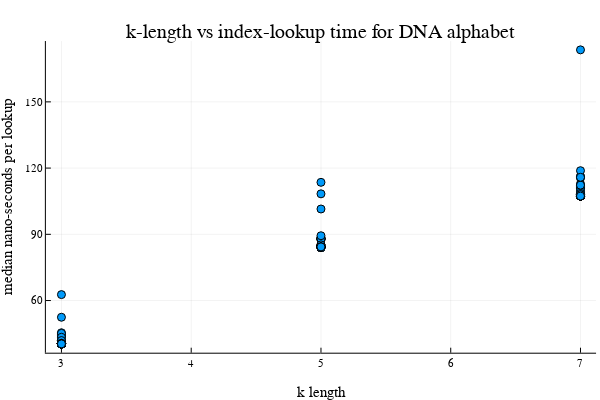

This figure's notebook cell:
### Code cell
xs = []
ys = []
subsampling_size = 100
for (k, result) in zip(ks, results)
    for time in rand(result.times, subsampling_size)
        push!(xs, k)
        push!(ys, time)
    end
end

StatsPlots.scatter(
    xs,
    ys,
    title = "k-length vs index-lookup time for DNA alphabet",
    ylabel="median nano-seconds per lookup",
    xlabel="k length",
    legend=false
)

### Figure 1 — Plotly figure (JSON) as saved in the notebook; plotly's stock layout.template omitted (floating-point values rounded to 4 significant figures; data arrays with more than 128 entries replaced by an {"elided": "..."} marker saying what was removed)
{"data": [{"colorbar": {"title": ""}, "legendgroup": "y1", "marker": {"color": "rgba(0, 154, 250, 1.000)", "line": {"color": "rgba(0, 0, 0, 1.000)", "width": 1}, "size": 8, "symbol": "circle"}, "mode": "markers", "name": "y1", "showlegend": true, "type": "scatter", "x": {"elided": "300 int values"}, "xaxis": "x", "y": {"elided": "300 float values"}, "yaxis": "y", "zmax": null, "zmin": null}], "layout": {"annotations": [{"font": {"color": "rgba(0, 0, 0, 1.000)", "family": "sans-serif", "size": 20}, "rotation": 0, "showarrow": false, "text": "k-length vs index-lookup time for DNA alphabet", "x": 0.535, "xanchor": "center", "xref": "paper", "y": 1, "yanchor": "top", "yref": "paper"}], "height": 400, "margin": {"b": 20, "l": 0, "r": 0, "t": 20}, "paper_bgcolor": "rgba(255, 255, 255, 1.000)", "plot_bgcolor": "rgba(255, 255, 255, 1.000)", "showlegend": false, "width": 600, "xaxis": {"anchor": "y", "domain": [0.07647, 0.9934], "gridcolor": "rgba(0, 0, 0, 0.100)", "gridwidth": 0.5, "linecolor": "rgba(0, 0, 0, 1.000)", "mirror": false, "range": [2.88, 7.12], "showgrid": true, "showline": true, "showticklabels": true, "tickangle": 0, "tickcolor": "rgb(0, 0, 0)", "tickfont": {"color": "rgba(0, 0, 0, 1.000)", "family": "sans-serif", "size": 11}, "tickmode": "array", "ticks": "inside", "ticktext": ["3", "4", "5", "6", "7"], "tickvals": [3, 4, 5, 6, 7], "title": "k length", "titlefont": {"color": "rgba(0, 0, 0, 1.000)", "family": "sans-serif", "size": 15}, "type": "-", "visible": true, "zeroline": false, "zerolinecolor": "rgba(0, 0, 0, 1.000)"}, "yaxis": {"anchor": "x", "domain": [0.07581, 0.9415], "gridcolor": "rgba(0, 0, 0, 0.100)", "gridwidth": 0.5, "linecolor": "rgba(0, 0, 0, 1.000)", "mirror": false, "range": [36.37, 177.6], "showgrid": true, "showline": true, "showticklabels": true, "tickangle": 0, "tickcolor": "rgb(0, 0, 0)", "tickfont": {"color": "rgba(0, 0, 0, 1.000)", "family": "sans-serif", "size": 11}, "tickmode": "array", "ticks": "inside", "ticktext": ["60", "90", "120", "150"], "tickvals": [60, 90, 120, 150], "title": "median nano-seconds per lookup", "titlefont": {"color": "rgba(0, 0, 0, 1.000)", "family": "sans-serif", "size": 15}, "type": "-", "visible": true, "zeroline": false, "zerolinecolor": "rgba(0, 0, 0, 1.000)"}}}
